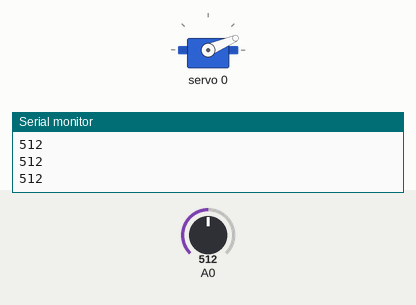
This sketch was run on a simulated Arduino Uno, built with avr-gcc and run on an emulated ATmega328P. On the bench: servo, the last lines printed to the serial monitor. The test bench sets the inputs (shaded band); at power-on: A0 = 512.

Above: at 1.2 s.
1.3 s: A0 set to 306
At 2.1 s:
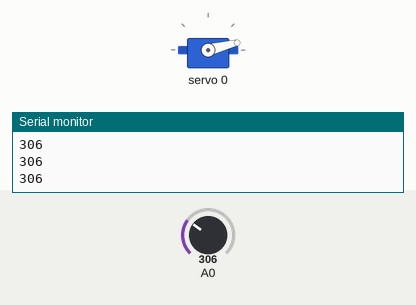
2.8 s: A0 set to 900
At 3.7 s:
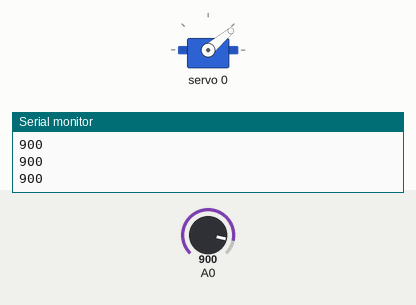
4.3 s: A0 set to 511
At 4.7 s:
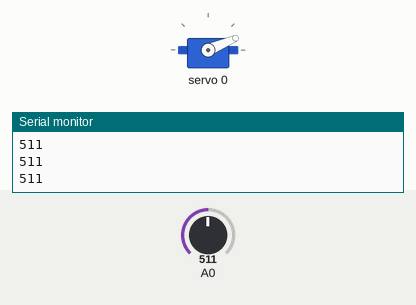
Timing chart, 0 to 7.3 s (numbered marks = the images above; inputs shaded):
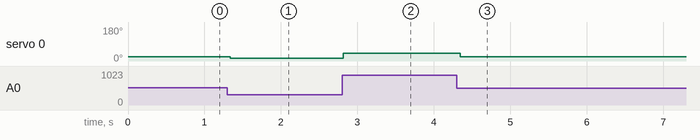

Measured:
- after the input at 1.3 s, servo 0: 23° → 14° at once
- after the input at 2.8 s, servo 0: 14° → 40° at once
- after the input at 4.3 s, servo 0: 40° → 23° after 0.05 s

The sketch:

Servo_Poti.ino
```cpp
// Make sure these libraries are installed
// If not the case, use Tools > Manage Libraries
#include <Wire.h>
#include <Adafruit_PWMServoDriver.h>
int poti = A0;

// declare variables
int servo_num = 0;
int servo_freq = 50;
const int USMIN = 550;
const int USMAX = 2400;

// our servo # counter
uint8_t servonum = 0;

// create a pwm object to control the servo
Adafruit_PWMServoDriver pwm = Adafruit_PWMServoDriver();

void setup() {

  // _______________ Begin - Setup _______________

  // Begin the serial communication
  Serial.begin(115200); // setup the serial connection

  // Begin PWM communication and set servo frequency
  pwm.begin();
  pinMode(A0, INPUT);
  pwm.setPWMFreq(servo_freq);  // Analog servos run at ~50 Hz updates


  // _______________ End - Setup _______________
    delay(10);
}

void loop() {
  // _______________ Begin - Loop _______________

  // Read values from the analog pin and map/scale them to the movment range of the servo.
   int potiValue = analogRead(A0);
   Serial.println(potiValue);
   int mappedValue = map(potiValue, 0, 4095, USMIN, USMAX);   //???
   pwm.writeMicroseconds(servonum, mappedValue);
   delay(50); // wait for servo to move to the desired position

  // Optionally display the reading from the potentiometer on the serial monitor
  // Set the servo position according to the mapped/scaled value

  // _______________ End - Loop _______________

}
```
